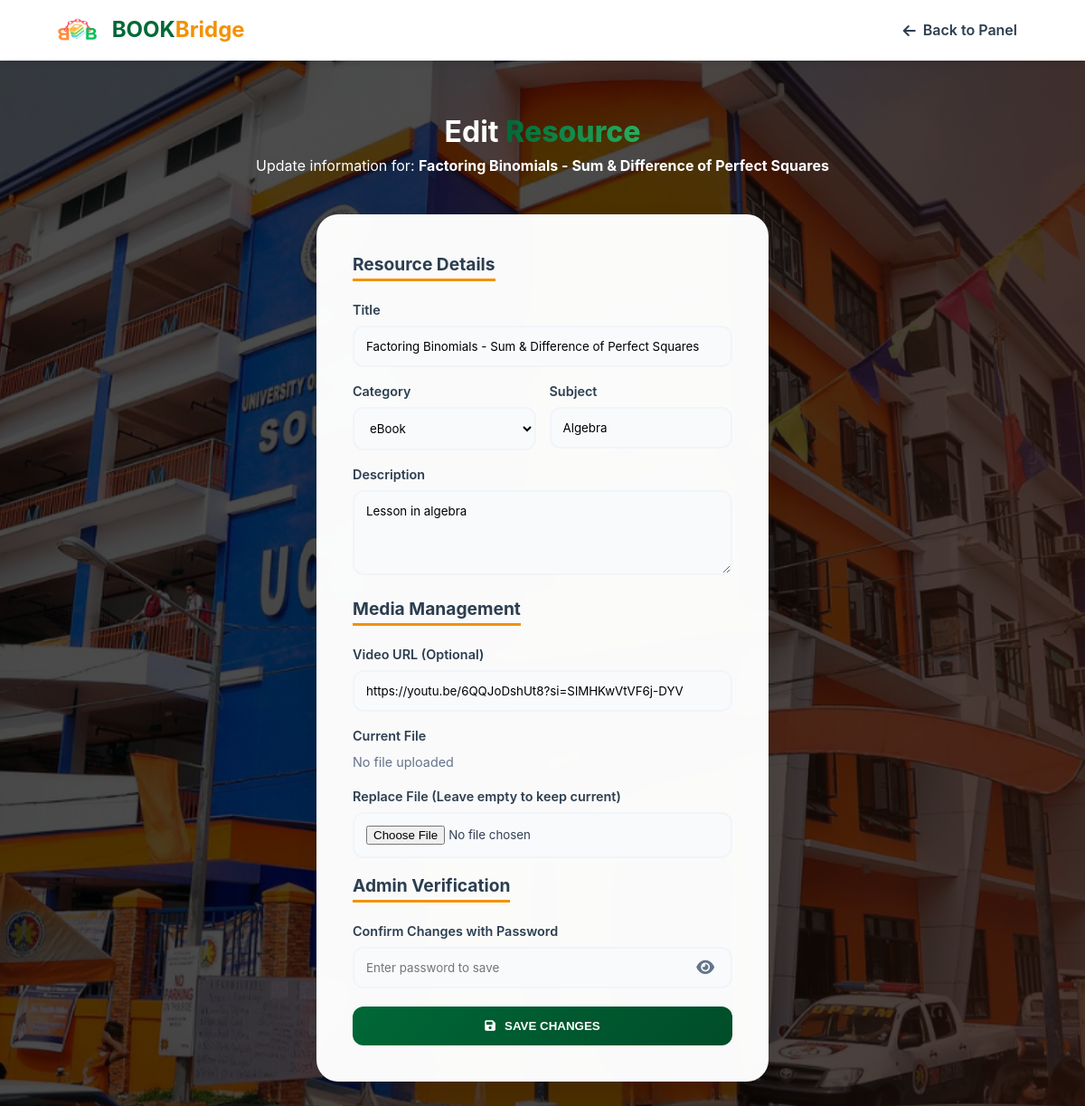
Screenshot of /edit.php?id=23 (signed in) with the database file from the repository.
### tables this page shows
CREATE TABLE `resources` (
  `id` int(11) NOT NULL,
  `title` varchar(255) NOT NULL,
  `subject` varchar(100) DEFAULT NULL,
  `description` text DEFAULT NULL,
  `author` varchar(100) DEFAULT NULL,
  `category` varchar(50) DEFAULT NULL,
  `file_path` varchar(255) DEFAULT NULL,
  `uploaded_by` int(11) DEFAULT NULL,
  `created_at` timestamp NULL DEFAULT current_timestamp(),
  `video_url` varchar(255) DEFAULT NULL
);

### edit.php (the view, shortened to what this page needs)
<?php
include "config.php";
$id = $_GET['id'];
$stmt = $conn->prepare("SELECT * FROM resources WHERE id = ?");
$stmt->bind_param("i", $id);
$stmt->execute();
$resource = $stmt->get_result()->fetch_assoc();
?>
<!DOCTYPE html>
<html lang="en">
<head>
    <link rel="stylesheet" href="https://cdnjs.cloudflare.com/ajax/libs/font-awesome/6.0.0/css/all.min.css">
    <link rel="stylesheet" href="style.css?v=<?php echo time(); ?>">
</head>
<body class="admin-page"> <nav>
    <div class="logo">
        <a href="index.php" style="text-decoration:none; display:flex; align-items:center;">
            <img src="images/logo.png" alt="Logo" style="height:40px; margin-right:10px;">
            <span style="font-weight:bold; font-size:1.5rem; color:#2C3E50;">
                <span style="color:var(--ucc-green);">BOOK</span><span style="color:var(--ucc-orange);">Bridge</span>
            </span>
        </a>
    </div>
    <div class="nav-links">
        <a href="admin.php" class="nav-link-item">
            <i class="fa-solid fa-arrow-left"></i>
            <span>Back to Panel</span>
        </a>
    </div>
</nav>
<div class="content-wrapper">
    <div class="outside-text">
        <h1>Edit <span class="highlight-word">Resource</span></h1>
        <p>Update information for: <strong><?php echo htmlspecialchars($resource['title']); ?></strong></p>
    </div>
    <div class="form-container">
        <form method="POST" enctype="multipart/form-data">
            <div class="form-section">Resource Details</div>
            <label>Title</label>
            <input type="text" name="title" value="<?php echo htmlspecialchars($resource['title']); ?>" required>
            <div class="name-row">
                <div style="flex:1;">
                    <label>Category</label>
                    <select name="category" required>
                        <?php
                        $cat_query = $conn->query("SELECT * FROM categories ORDER BY name ASC");
                        while($cat = $cat_query->fetch_assoc()):
                            $selected = ($cat['name'] == $resource['category']) ? 'selected' : '';
                        ?>
                            <option value="<?php echo htmlspecialchars($cat['name']); ?>" <?php echo $selected; ?>>
                                <?php echo htmlspecialchars($cat['name']); ?>
                            </option>
                        <?php endwhile; ?>
                    </select>
                </div>
                <div style="flex:1;">
                    <label>Subject</label>
                    <input type="text" name="subject" value="<?php echo htmlspecialchars($resource['subject']); ?>" required>
                </div>
            </div>
            <label>Description</label>
            <textarea name="description" rows="4"><?php echo htmlspecialchars($resource['description']); ?></textarea>
            <div class="form-section">Media Management</div>
            <label>Video URL (Optional)</label>
            <input type="url" name="video_url" value="<?php echo htmlspecialchars($resource['video_url']); ?>" placeholder="YouTube or Drive Link">
            <label>Current File</label>
            <div style="margin-bottom: 15px; font-size: 0.9rem;">
                <?php if(!empty($resource['file_path'])): ?>
                    <i class="fa-solid fa-file-pdf" style="color: var(--danger);"></i>
                    <a href="<?php echo $resource['file_path']; ?>" target="_blank" style="color: var(--ucc-green); font-weight: 600;">View Existing File</a>
                <?php else: ?>
                    <span style="color: var(--gray);">No file uploaded</span>
                <?php endif; ?>
            </div>
            <label>Replace File (Leave empty to keep current)</label>
            <input type="file" name="resource_file" id="editFile" accept=".pdf,.doc,.docx,.txt">
            <div class="form-section">Admin Verification</div>
            <label>Confirm Changes with Password</label>
            <div class="password-wrapper">
                <input type="password" id="adminPass" placeholder="Enter password to save">
                <i class="fa-solid fa-eye toggle-password" onclick="togglePass('adminPass', this)"></i>
            </div>
            <button type="submit" name="update_file" class="btn-main" style="margin-top:20px;">
                <i class="fa-solid fa-floppy-disk"></i> Save Changes
            </button>
        </form>
    </div>
</div>
</body>
</html>

### style.css (style rules this page uses)
:root { --ucc-green: #006837; --ucc-green-dark: #004d29; --ucc-orange: #F39200; --ucc-orange-light: #fff4e6; --primary: #2C3E50; --bg: #F8FAFC; --white: #ffffff; --text: #334155; --gray: #64748b; --gray-light: #cbd5e1; --shadow: 0 4px 6px -1px rgb(0 0 0 / 0.1); --shadow-lg: 0 10px 25px rgba(0, 0, 0, 0.1); --danger: #ef4444; --success-bg: #dcfce7; --error-bg: #fee2e2; }
* { box-sizing: border-box; margin: 0; padding: 0; transition: 0.3s ease; }
body { font-family: 'Inter', 'Segoe UI', sans-serif; background-color: var(--bg); color: var(--text); line-height: 1.6; overflow-x: hidden; }
.auth-bg, .register-bg, .admin-page, .settings-page { background: linear-gradient(rgba(0, 0, 0, 0.7), rgba(0, 0, 0, 0.7)), url('images/Ucc.png') no-repeat center center fixed !important; background-size: cover !important; min-height: 100vh; display: flex; flex-direction: column; align-items: center; padding: 0; }
nav { background: var(--white); padding: 0.8rem 5%; display: flex; justify-content: space-between; align-items: center; box-shadow: var(--shadow); position: fixed; top: 0; left: 0; z-index: 2000; width: 100%; }
.nav-links { display: flex; align-items: center; gap: 20px; }
.nav-link-item { text-decoration: none; color: var(--primary); font-weight: 600; padding: 8px 15px; border-radius: 8px; display: flex; align-items: center; gap: 8px; }
.content-wrapper { margin-top: 100px; display: flex; flex-direction: column; align-items: center; width: 100%; padding: 20px; }
.form-container, .settings-card, .admin-card { background: rgba(255, 255, 255, 0.98); backdrop-filter: blur(10px); padding: 40px; border-radius: 24px; box-shadow: var(--shadow-lg); width: 100%; max-width: 500px; margin: 20px auto; }
.password-wrapper { position: relative; width: 100%; margin-bottom: 15px; }
.password-wrapper input { padding-right: 45px; margin-bottom: 0; }
.toggle-password { position: absolute; right: 15px; top: 50%; transform: translateY(-50%); cursor: pointer; color: var(--gray); z-index: 10; font-size: 1.1rem; padding: 5px; }
.form-section { font-size: 1.2rem; font-weight: bold; color: var(--primary); margin-bottom: 20px; border-bottom: 3px solid var(--ucc-orange); display: inline-block; }
input, select, textarea { width: 100%; padding: 13px; margin-bottom: 15px; border-radius: 12px; border: 2px solid #f1f5f9; background: #f8fafc; outline: none; font-family: inherit; }
label { display: block; margin-bottom: 6px; font-weight: 600; color: var(--primary); font-size: 0.9rem; }
.name-row { display: flex; gap: 15px; }
.btn-main { width: 100%; padding: 14px; background: linear-gradient(135deg, var(--ucc-green), var(--ucc-green-dark)); color: white !important; border: none; border-radius: 12px; font-weight: 700; cursor: pointer; text-transform: uppercase; display: flex; justify-content: center; align-items: center; gap: 10px; }
.highlight-word { background: linear-gradient(to right, var(--ucc-green), #27ae60); -webkit-background-clip: text; -webkit-text-fill-color: transparent; font-weight: 800; }
.outside-text { text-align: center; color: white; margin-bottom: 20px; }

### rows the page displays
resources: title "Factoring Binomials - Sum & Difference of Perfect Squares", subject "Algebra", description "Lesson in algebra", video_url "https://youtu.be/6QQJoDshUt8?si=SlMHKwVtVF6j-DYV"

### other values shown
form field category "eBook"
